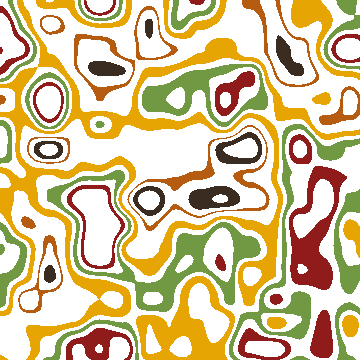
Frame 1 (no input)
Frame 60 (the mouse pressed at the canvas centre just before this capture): identical to frame 1, image omitted
Frame 120 (the mouse held since frame 60 and released just before this capture): identical to frame 1, image omitted

The Processing sketch that drew this single still picture (run headless with seeded random() and noise(); from frame 60 on, the mouse is pressed at the canvas centre):

// Processing sketch: modernArt
// ── modernArt.pde
float increment = 0.02;

void setup() {
  size(360, 360);
  background(255);
}

void draw() {
  fitnessMap(); //from processing.org/examples/noise2d.html by Daniel Shiffman
}

void fitnessMap() {
  loadPixels();
  float xoff = 0.0; 
  noiseDetail(2);
  
  // For every x,y coordinate in a 2D space, calculate a noise value and produce a brightness value
  for (int x = 0; x < width; x++) {
    xoff += increment;
    float yoff = 0.0; // For every xoff, start yoff at 0
    for (int y = 0; y < height; y++) {
      yoff += increment;
      //color bright = color(0, 0, noise(xoff, yoff) * 255);
      //pixels[x+y*width] = color(bright);
      float value = noise(xoff, yoff);
      if (value > 0.1 && value < 0.15) {pixels[x + y * width] = color(58,44,32);}
      if (value > 0.2 && value < 0.22) {pixels[x + y * width] = color(182,92,17);}
      if (value > 0.3 && value < 0.36) {pixels[x + y * width] = color(231,165,4);}
      if (value > 0.4 && value < 0.45) {pixels[x + y * width] = color(113,152,66);}
      if (value > 0.5 && value < 0.55) {pixels[x + y * width] = color(144,27,27);}
    }
  }
  
  updatePixels();
}
